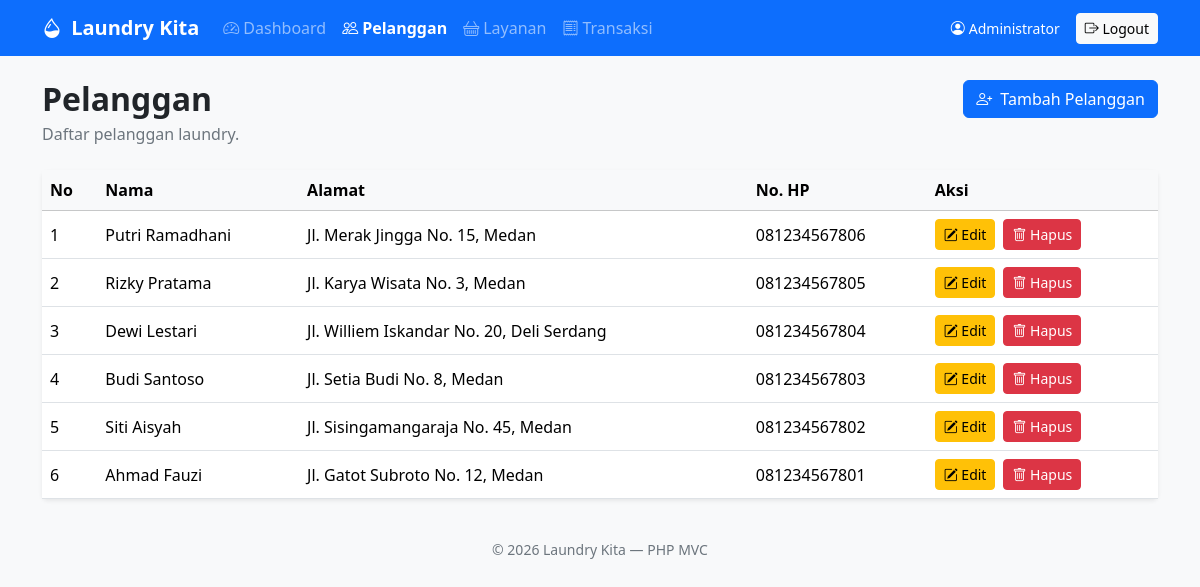
/index.php?url=pelanggan (signed in), run on the app's committed database.
### tables this page shows
CREATE TABLE tb_pelanggan (
    pel_id     INT(11)      NOT NULL AUTO_INCREMENT,
    pel_nama   VARCHAR(100) NOT NULL,
    pel_alamat TEXT         DEFAULT NULL,
    pel_hp     VARCHAR(30)  DEFAULT NULL,
    PRIMARY KEY (pel_id)
);

### core/Controller.php (called while the page is built, shortened)
<?php
abstract class Controller
{
    protected function view(string $view, array $data = [], string $layout = 'main'): void
    {
        extract($data);
        require ROOT . 'app/views/' . $view . '.php';
    }
}

### app/controllers/PelangganController.php (called while the page is built, shortened)
<?php
class PelangganController extends Controller
{
    private Pelanggan $model;
    public function __construct()
    {
        $this->model = new Pelanggan();
    }
    public function index()
    {
        $this->view('pelanggan/index', ['title' => 'Pelanggan', 'rows' => $this->model->all()]);
    }
}

### core/App.php (called while the page is built, shortened)
<?php
class App
{
    public function __construct()
    {
        $url = trim((string) ($_GET['url'] ?? ''), '/');
        $parts = $url === '' ? [] : explode('/', $url);
        $method = $parts[1] ?? 'index';
        $params = array_slice($parts, 2);
        $controller = new $class();
        call_user_func_array([$controller, $method], $params);
    }
}

### index.php (called while the page is built, shortened)
<?php
require_once ROOT . 'core/helpers.php';
new App();

### core/helpers.php (called while the page is built, shortened)
<?php
function e($v): string
{
    return htmlspecialchars((string) ($v ?? ''), ENT_QUOTES, 'UTF-8');
}
function url(string $path = ''): string
{
    $path = trim($path, '/');
    return BASE_URL . '/index.php' . ($path !== '' ? '?url=' . $path : '');
}

### core/Model.php (called while the page is built, shortened)
<?php
abstract class Model
{
    protected PDO $db;
    protected string $table;
    protected string $pk;
    public function __construct()
    {
        $this->db = Database::connect();
    }
    public function all(): array
    {
        return $this->db->query("SELECT * FROM {$this->table} ORDER BY {$this->pk} DESC")->fetchAll();
    }
}

### app/views/pelanggan/index.php (the view, shortened to what this page needs)
<div class="d-flex flex-column flex-sm-row justify-content-between align-items-sm-center gap-3 mb-4">
    <div>
        <h2 class="fw-bold mb-1">Pelanggan</h2>
        <p class="text-secondary mb-0">Daftar pelanggan laundry.</p>
    </div>
    <a href="<?php echo url('pelanggan/tambah'); ?>" class="btn btn-primary align-self-start">
        <i class="bi bi-person-plus me-1"></i> Tambah Pelanggan
    </a>
</div>
<div class="card border-0 shadow-sm">
    <div class="table-responsive">
        <table class="table table-hover align-middle mb-0">
            <thead class="table-light">
                <tr><th>No</th><th>Nama</th><th>Alamat</th><th>No. HP</th><th>Aksi</th></tr>
            </thead>
            <tbody>
                <?php $no = 1; foreach ($rows as $r): ?>
                    <tr>
                        <td><?php echo $no++; ?></td>
                        <td><?php echo e($r['pel_nama']); ?></td>
                        <td><?php echo e($r['pel_alamat']); ?></td>
                        <td><?php echo e($r['pel_hp']); ?></td>
                        <td>
                            <div class="d-flex gap-2">
                                <a href="<?php echo url('pelanggan/edit/' . (int) $r['pel_id']); ?>" class="btn btn-warning btn-sm"><i class="bi bi-pencil-square"></i> Edit</a>
                                <form method="post" action="<?php echo url('pelanggan/hapus'); ?>" onsubmit="return confirm('Yakin ingin menghapus pelanggan ini?')">
                                    <button type="submit" class="btn btn-danger btn-sm"><i class="bi bi-trash"></i> Hapus</button>
                                </form>
                            </div>
                        </td>
                    </tr>
                <?php endforeach; ?>
            </tbody>
        </table>
    </div>
</div>

### data on the page
tb_pelanggan: pel_nama "Putri Ramadhani", pel_alamat "Jl. Merak Jingga No. 15, Medan", pel_hp "081234567806"
tb_pelanggan: pel_nama "Rizky Pratama", pel_alamat "Jl. Karya Wisata No. 3, Medan", pel_hp "081234567805"
tb_pelanggan: pel_nama "Dewi Lestari", pel_alamat "Jl. Williem Iskandar No. 20, Deli Serdang", pel_hp "081234567804"
tb_pelanggan: pel_nama "Budi Santoso", pel_alamat "Jl. Setia Budi No. 8, Medan", pel_hp "081234567803"
tb_pelanggan: pel_nama "Siti Aisyah", pel_alamat "Jl. Sisingamangaraja No. 45, Medan", pel_hp "081234567802"
tb_pelanggan: pel_nama "Ahmad Fauzi", pel_alamat "Jl. Gatot Subroto No. 12, Medan", pel_hp "081234567801"

### other printed values
APP_NAME "Laundry Kita"
$m[0] "Dashboard"
$m[0] "Pelanggan"
$m[0] "Layanan"
$m[0] "Transaksi"
auth_user()['nama'] "Administrator"
